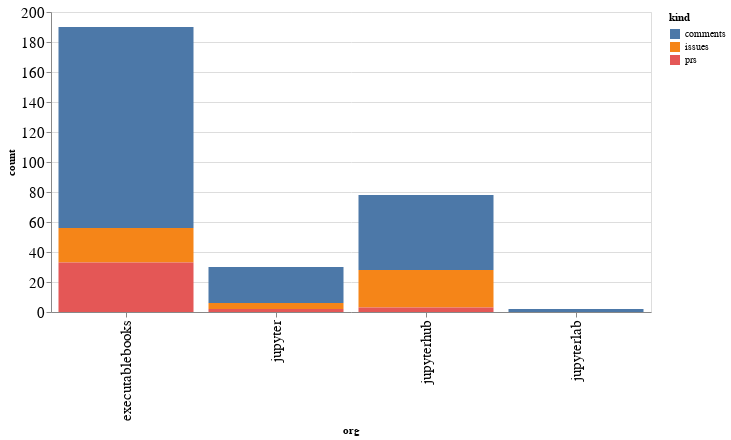

Notebook code cell kept with this figure:
### Code cell
alt.Chart(org_summaries, width=600).mark_bar().encode(
    x='org',
    y='count',
    color='kind',
    tooltip="org"
)

### Figure 1 — Vega-Lite specification as saved in the notebook (floating-point values rounded to 4 significant figures)
{"config": {"axisLeft": {"labelFontSize": 15}, "axisBottom": {"labelFontSize": 15}}, "data": {"name": "data-d850235177df15d023af267637d64019"}, "mark": "bar", "encoding": {"color": {"type": "nominal", "field": "kind"}, "tooltip": {"type": "nominal", "field": "org"}, "x": {"type": "nominal", "field": "org"}, "y": {"type": "quantitative", "field": "count"}}, "width": 600, "$schema": "https://vega.github.io/schema/vega-lite/v4.8.1.json", "datasets": {"data-d850235177df15d023af267637d64019": [{"org": "executablebooks", "kind": "comments", "count": 134}, {"org": "executablebooks", "kind": "issues", "count": 23}, {"org": "executablebooks", "kind": "prs", "count": 33}, {"org": "jupyter", "kind": "comments", "count": 24}, {"org": "jupyter", "kind": "issues", "count": 4}, {"org": "jupyter", "kind": "prs", "count": 2}, {"org": "jupyterhub", "kind": "comments", "count": 50}, {"org": "jupyterhub", "kind": "issues", "count": 25}, {"org": "jupyterhub", "kind": "prs", "count": 3}, {"org": "jupyterlab", "kind": "comments", "count": 2}]}}
